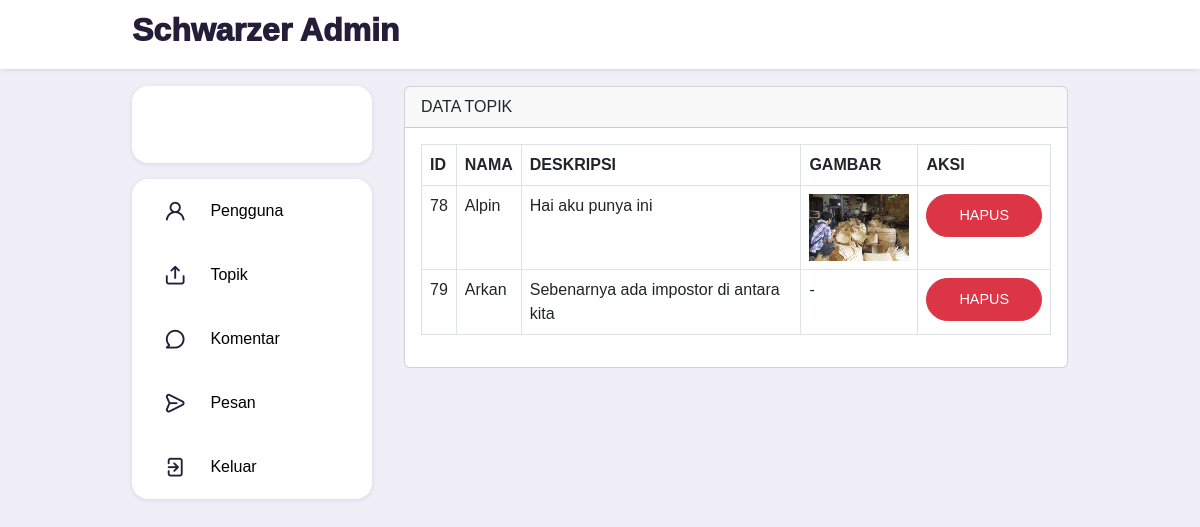
Screenshot of /admin/topik2.php with the database file from the repository.
### tables this page shows
CREATE TABLE `topik` (
  `id` int(11) NOT NULL,
  `deskripsi` text DEFAULT NULL,
  `tanggal` datetime NOT NULL,
  `id_user` int(11) NOT NULL,
  `gambar1` varchar(255) NOT NULL,
  `nama` varchar(255) NOT NULL,
  `unique_id_user` varchar(255) NOT NULL
);

### admin/topik2.php (the view, shortened to what this page needs)
session_start();?><!DOCTYPE html>
<html lang="en">
<head>
  <link rel="stylesheet" href="https://unicons.iconscout.com/release/v4.0.8/css/line.css">
  <link href="https://cdn.jsdelivr.net/npm/bootstrap@5.3.0/dist/css/bootstrap.min.css" rel="stylesheet"
>
</head>
<body>
  <nav>
    <div class="container">
      <h2 style="font-weight:1000;" class="log ">
        Schwarzer Admin
      </h2>
    </div>
  </nav>
  <main>
    <div class="container">
      <div class="left">
        <a style="text-decoration:none;color:black;" class="profile">
        </a>
        <div class="sidebar">
        <a href="pengguna.php" class="menu-item ">
            <span><i class="uil uil-user"></i></span> <h3 style="margin-top:7px;">Pengguna</h3>
        </a>
        <a href="topik.php" class="menu-item">
            <span><i class="uil uil-upload"></i></span> <h3 style="margin-top:7px;">Topik</h3>
        </a>
        <a href="komentar.php" class="menu-item">
            <span><i class="uil uil-comment"></i></span> <h3 style="margin-top:7px;">Komentar</h3>
        </a>
        <a href="pesan.php" class="menu-item">
            <span><i class="uil uil-message"></i></span> <h3 style="margin-top:7px;">Pesan</h3>
        </a>
        <a href="logout.php" class="menu-item" id="notifikasi">
            <span><i class="uil uil-signout"><small class="notifikasi-count"></small></i></span> <h3 style="margin-top:7px;">Keluar</h3>
        </a>
    </div>
      </div>
      <div class="middle">
      <div class="card">
              <div class="card-header">
        DATA TOPIK</div>
<div class="card-body">
    <table class="table table-bordered" id="myTable">
        <thead>
            <tr><th scope="col">ID</th>
                <th scope="col">NAMA</th>
                <th scope="col">DESKRIPSI</th>
                <th scope="col">GAMBAR</th>
                <th scope="col">AKSI</th>
            </tr>
        </thead>
        <tbody>
            <?php
            $koneksi = mysqli_connect("localhost","root","","pkl");
            $query = mysqli_query($koneksi, "SELECT * FROM topik");
            while($row = mysqli_fetch_array($query)){
            ?>
        <tr>
                <td><?php echo $row['id'] ?></td>
                <td><?php echo $row['nama'] ?></td>
                <td><?php echo $row['deskripsi'] ?></td>
                <td><?php if (!empty($row['gambar1'])) { ?>
                <img src="../image/<?php echo $row['gambar1']; ?>" style="width: 100px;">
                <?php } else {
                    echo '-';
                } ?></td>
                <td class="text-center">
                    <a href="hapus-topik.php?id=<?php echo $row['id']?>" class="btn btn-sm btn-danger">HAPUS</a>
               </td>
            </tr>
            <?php
            }?>
            </tbody>
        </table>
        </div>
        </div>
      </div>
    </div>
  </main>
</body>
</html>

### admin/topik2.php (style rules this page uses)
:root { --color-white: hsl(252, 30%, 100%); --color-light: hsl(252, 30%, 95%); --color-gray: hsl(252, 15%, 65%); --color-primary: hsl(252, 75%, 60%); --color-secondary: hsl(252, 100%, 90%); --color-success: hsl(120, 95%, 65%); --color-danger: hsl(0, 95%, 65%); --color-dark: hsl(252, 30%, 17%); --color-black: hsl(252, 30%, 10%); --border-radius: 2rem; --card-border-radius: 1rem; --btn-padding: 0.6rem 2rem; --search-padding: 0.6rem 1rem; --card-padding: 1rem; --sticky-top-left: 5.4rem; --sticky-top-right: -18rem; }
*, *::before, *::after { margin: 0; padding: 0; outline: 0; box-sizing: border-box; text-decoration: none; list-style: none; border: none; font-family: "Poppins", sans-serif; }
body { text-decoration: none; color: var(--color-dark); background: var(--color-light); overflow-x: hidden; }
.container { width: 80%; margin: 0 auto; }
img { display: block; width: 100%; }
.btn { display: inline-block; padding: var(--btn-padding); font-weight: 500; border-radius: var(--border-radius); cursor: pointer; transition: all 300ms ease; font-size: 0.9rem; }
nav { width: 100%; background: var(--color-white); padding: 0.7rem 0; position: fixed; top: 0; z-index: 10; box-shadow: 0 1px 5px rgba(0,0,0,0.1); }
nav .container { display: flex; align-items: center; justify-content: space-between; }
main { position: relative; top: 5.4rem; }
main .container { display: grid; grid-template-columns: 20vw auto ; column-gap: 2rem; position: relative; }
main .container .left { height: max-content; position: sticky; top: var(--sticky-top-left); }
main .container .left .profile { padding: var(--card-padding); background: var(--color-white); border-radius: var(--card-border-radius); display: flex; align-items: center; column-gap: 1rem; width: 100%; box-shadow: 0 1px 5px rgba(0,0,0,0.1); }
.left .sidebar { margin-top: 1rem; background: var(--color-white); border-radius: var(--card-border-radius); box-shadow: 0 1px 5px rgba(0,0,0,0.1); }
.left .sidebar .menu-item { display: flex; align-items: center; height: 4rem; cursor: pointer; transition: all 300ms ease; position: relative; text-decoration:none; color: black; }
.left .sidebar i { font-size: 1.4rem; color: var(--color-dark); margin-left: 2rem; position: relative; }
.left .sidebar h3 { margin-left: 1.5rem; font-size: 1rem; }

### rows the page displays
topik: id "78", nama "Alpin", deskripsi "Hai aku punya ini", gambar1 (picture)
topik: id "79", nama "Arkan", deskripsi "Sebenarnya ada impostor di antara kita"
